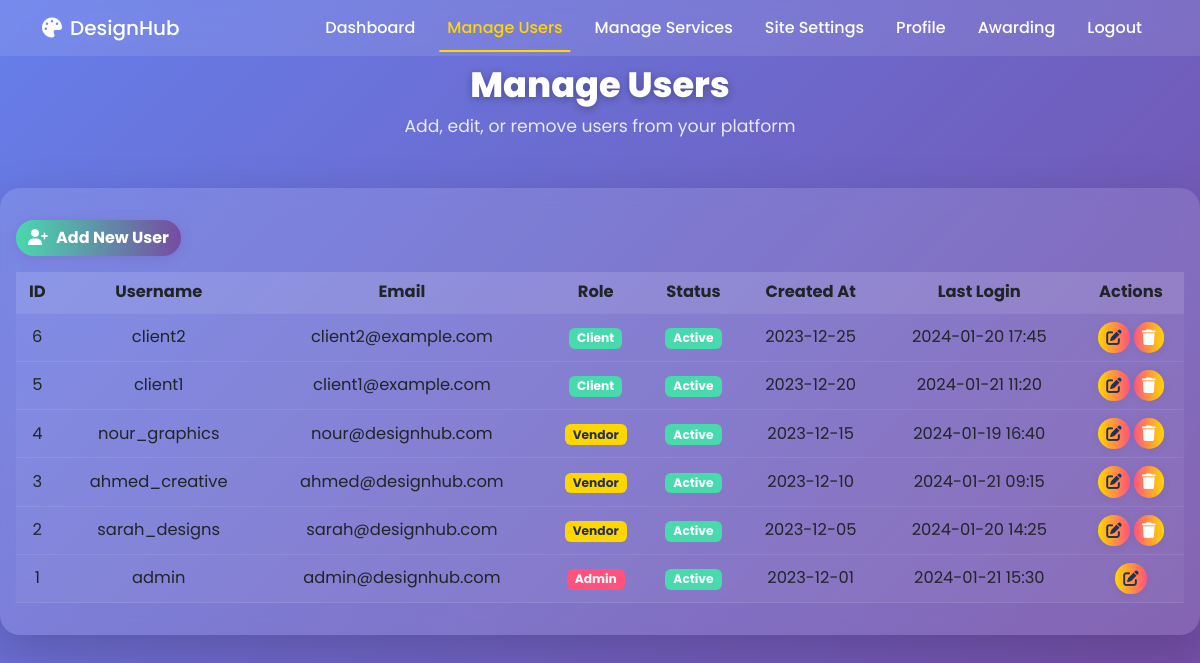
/admin/manage_users.php (signed in), run on the app's committed database.
### tables this page shows
CREATE TABLE users (
    id INT AUTO_INCREMENT PRIMARY KEY,
    username VARCHAR(50) UNIQUE NOT NULL,
    email VARCHAR(100) UNIQUE NOT NULL,
    password VARCHAR(100) NOT NULL,  
    role ENUM('client', 'vendor', 'admin') DEFAULT 'client',
    last_login TIMESTAMP NULL,
    created_at TIMESTAMP DEFAULT CURRENT_TIMESTAMP,
    updated_at TIMESTAMP DEFAULT CURRENT_TIMESTAMP ON UPDATE CURRENT_TIMESTAMP,
    status ENUM('active', 'inactive', 'suspended') DEFAULT 'active'
);

### admin/manage_users.php (the view, shortened to what this page needs)
<?php
require_once '../includes/db.php';
$users = [];
$result = mysqli_query($conn, "SELECT * FROM users ORDER BY id DESC");
while ($row = mysqli_fetch_assoc($result)) {
    $users[] = $row;
}
?>
<!DOCTYPE html>
<html lang="en">
<head>
  <link href="https://cdnjs.cloudflare.com/ajax/libs/font-awesome/6.4.0/css/all.min.css" rel="stylesheet">
  <link href="https://cdn.jsdelivr.net/npm/bootstrap@5.3.0/dist/css/bootstrap.min.css" rel="stylesheet">
</head>
<body>
  <nav class="navbar navbar-expand-lg fixed-top py-2">
    <div class="container">
      <a class="navbar-brand" href="dashboard.php"><i class="fas fa-palette me-2"></i>DesignHub</a>
      <div class="collapse navbar-collapse" id="nav">
        <ul class="navbar-nav ms-auto">
          <li class="nav-item"><a class="nav-link" href="dashboard.php">Dashboard</a></li>
          <li class="nav-item"><a class="nav-link active" href="manage_users.php">Manage Users</a></li>
          <li class="nav-item"><a class="nav-link" href="manage_services.php">Manage Services</a></li>
          <li class="nav-item"><a class="nav-link" href="site_settings.php">Site Settings</a></li>
          <li class="nav-item"><a class="nav-link" href="profile.php">Profile</a></li>
          <li class="nav-item"><a class="nav-link" href="awards.php">Awarding</a></li>
          <li class="nav-item"><a class="nav-link" href="../logout.php">Logout</a></li>
        </ul>
      </div>
    </div>
  </nav>
  <section class="admin-hero">
    <h1>Manage Users</h1>
    <p>Add, edit, or remove users from your platform</p>
  </section>
  <div class="manage-card shadow-lg">
    <button class="btn btn-adduser mb-3" data-bs-toggle="modal" data-bs-target="#addUserModal">
      <i class="fas fa-user-plus me-2"></i>Add New User
    </button>
    <div class="table-responsive text-white">
      <table class="table align-middle text-center text-white table-hover">
        <thead class="text-white">
          <tr style="background:rgba(255,255,255,0.09);">
            <th>ID</th>
            <th>Username</th>
            <th>Email</th>
            <th>Role</th>
            <th>Status</th>
            <th>Created At</th>
            <th>Last Login</th>
            <th>Actions</th>
          </tr>
        </thead>
        <tbody class="text-white">
        <?php foreach ($users as $user): ?>
          <tr>
            <td><?= $user['id'] ?></td>
            <td><?= htmlspecialchars($user['username']) ?></td>
            <td><?= htmlspecialchars($user['email']) ?></td>
            <td>
              <span class="badge
                <?php if($user['role']=='admin'):?>badge-role-admin<?php endif; ?>
                <?php if($user['role']=='vendor'):?>badge-role-vendor<?php endif; ?>
                <?php if($user['role']=='client'):?>badge-role-client<?php endif; ?>">
                <?= ucfirst($user['role']) ?>
              </span>
            </td>
            <td>
              <span class="badge badge-status-<?= $user['status'] ?>">
                <?= ucfirst($user['status']) ?>
              </span>
            </td>
            <td><?= date('Y-m-d', strtotime($user['created_at'])) ?></td>
            <td><?= $user['last_login'] ? date('Y-m-d H:i', strtotime($user['last_login'])) : '-' ?></td>
            <td>
              <button class="btn btn-sm btn-edit btn-action edit-user-btn"
                data-id="<?= $user['id'] ?>"
                data-username="<?= htmlspecialchars($user['username'], ENT_QUOTES) ?>"
                data-email="<?= htmlspecialchars($user['email'], ENT_QUOTES) ?>"
                data-role="<?= $user['role'] ?>"
                data-status="<?= $user['status'] ?>"
                data-bs-toggle="modal" data-bs-target="#editUserModal">
                <i class="fas fa-edit"></i>
              </button>
              <?php if($user['id'] != $_SESSION['user_id']): ?>
                <a href="?delete=<?= $user['id'] ?>" class="btn btn-sm btn-del btn-action" onclick="return confirm('Delete this user?')">
                  <i class="fas fa-trash"></i>
                </a>
              <?php endif; ?>
            </td>
          </tr>
        <?php endforeach; ?>
        </tbody>
      </table>
    </div>
  </div>
  <div style="height:2rem;"></div>
</body>
</html>

### admin/manage_users.php (style rules this page uses)
* { margin:0;padding:0;box-sizing:border-box; }
body { font-family:'Poppins',sans-serif; background: linear-gradient(135deg,#667eea,#764ba2); color:#fff; min-height:100vh; overflow-x:hidden; }
.navbar { background:rgba(255,255,255,0.1)!important; backdrop-filter:blur(10px); transition:background .3s,box-shadow .3s; }
.navbar-brand, .nav-link { color:#fff!important;font-weight:500; }
.nav-link.active, .nav-link:hover { color:#ffd700!important; }
.nav-link { margin:0 .5rem;position:relative; }
.nav-link::after { content:'';position:absolute;bottom:-4px;left:50%; width:0;height:2px;background:#ffd700; transform:translateX(-50%);transition:width .3s; }
.nav-link:hover::after, .nav-link.active::after { width:100%; }
.admin-hero { padding:4rem 1rem 2rem; text-align:center; animation:fadeInUp 1s both; }
.admin-hero h1 { font-size:2.2rem;font-weight:800;text-shadow:0 2px 8px rgba(0,0,0,0.3); }
.admin-hero p { font-size:1.08rem;opacity:.85; }
.manage-card { background:rgba(255,255,255,0.12); backdrop-filter:blur(10px); border-radius:20px; box-shadow:0 18px 56px rgba(0,0,0,0.18); padding:2rem 1rem 1rem 1rem; max-width:1200px; margin:auto; animation:float 7s ease-in-out infinite; }
.manage-card table { background:transparent; color:#fff; }
.manage-card th, .manage-card td { border-color:rgba(255,255,255,0.08); vertical-align:middle; font-size:1.02rem; background:rgba(255,255,255,0.05); transition:background .3s; }
.badge-role-admin { background:#ff537e;color:#fff; }
.badge-role-vendor { background:#ffd700;color:#253053; }
.badge-role-client { background:#48d9ad;color:#fff; }
.badge-status-active { background:#48d9ad;color:#fff; }
.btn-action { border-radius:22px;font-size:.97rem;font-weight:600;box-shadow:0 1px 10px #0001; }
.btn-edit { background:linear-gradient(90deg,#ffd700,#ff537e 99%);color:#253053;border:none; }
.btn-del { background:linear-gradient(90deg,#ff537e,#ffd700 99%);color:#fff;border:none; }
.btn-adduser { background: linear-gradient(90deg,#48d9ad,#764ba2); color: #fff; font-weight: 700; border: none; box-shadow: 0 2px 12px #764ba242; border-radius: 22px; margin-bottom: 1.5rem; transition: background .3s; }
.table th, .table td { vertical-align:middle; }

### data on the page
users: id "6", username "client2", email "client2@example.com", role "Client", status "Active", created_at "2023-12-25", last_login "2024-01-20 17:45"
users: id "5", username "client1", email "client1@example.com", role "Client", status "Active", created_at "2023-12-20", last_login "2024-01-21 11:20"
users: id "4", username "nour_graphics", email "nour@designhub.com", role "Vendor", status "Active", created_at "2023-12-15", last_login "2024-01-19 16:40"
users: id "3", username "ahmed_creative", email "ahmed@designhub.com", role "Vendor", status "Active", created_at "2023-12-10", last_login "2024-01-21 09:15"
users: id "2", username "sarah_designs", email "sarah@designhub.com", role "Vendor", status "Active", created_at "2023-12-05", last_login "2024-01-20 14:25"
users: id "1", username "admin", email "admin@designhub.com", role "Admin", status "Active", created_at "2023-12-01", last_login "2024-01-21 15:30"
